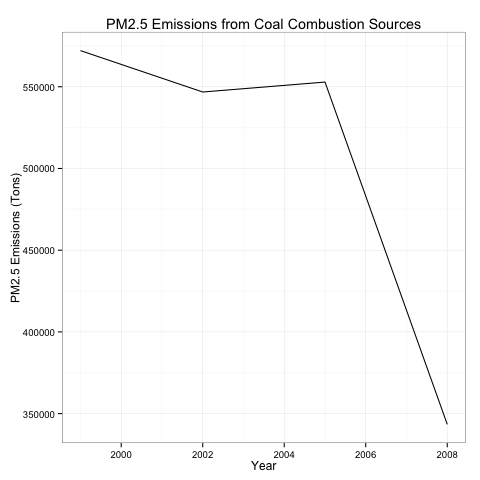

The R source for this figure:
# Author: Peter W Setter
# Purpose: Create a graph of the PM2.5 emissions from coal-combustion sources
# Inputs: nei (data frame of National Emission Inventory Data)
# Inputs: scc (SCC codebook)
# Output: png file of graph

# dplyr for data manipulation, ggplot2 for plotting
library(dplyr)
library(ggplot2)

# Load data
source('obtaindata.R')

# Find SCC codes for coal combustion sources
coal.comb.sources <- scc %>%
        filter(grepl('Coal', EI.Sector) & grepl('Comb', EI.Sector)) %>%
        select(SCC, EI.Sector)

# Filter to obtain PM2.5 from coal combustion sources
coal.combustion <- nei %>%
        filter(SCC %in% coal.comb.sources$SCC) %>%
        group_by(year) %>%
        summarize(total.emissions = sum(Emissions))

# Create plot as a png file
png(filename = 'plot4.png')
ggplot(coal.combustion, aes(x = year, y = total.emissions)) +
        geom_line() +
        labs(title = 'PM2.5 Emissions from Coal Combustion Sources',
             x = 'Year',
             y = 'PM2.5 Emissions (Tons)') +
        theme_bw()
dev.off()